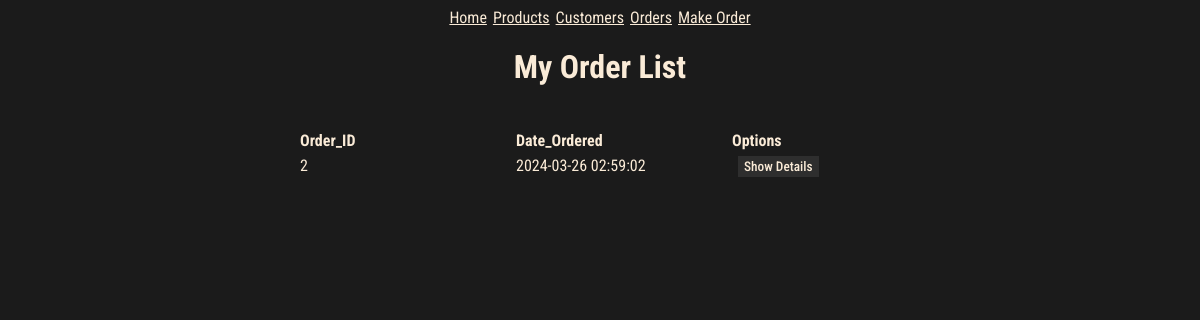
Before: /customer/7 with the older database file.
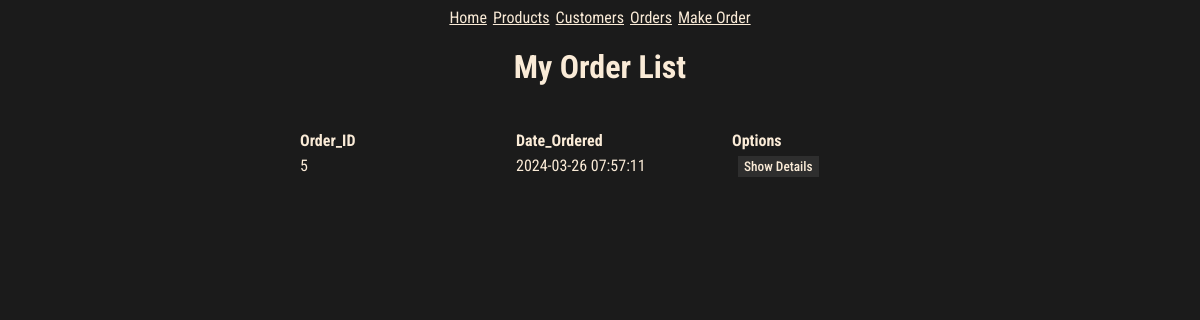
After: the same page with the newer database file.
### models.py (models this page shows, shortened)
class Order(db.Model):
    id = mapped_column(Integer, primary_key=True)
    customer_id = mapped_column(Integer, ForeignKey(Customer.id), nullable=False)
    customer = relationship("Customer", back_populates="orders")
    total = mapped_column(Numeric, nullable=False, default=0)
    items = relationship("ProductOrder", back_populates="order", cascade="all, delete-orphan")
    date_created = mapped_column(DateTime(timezone=True), default=func.now())
    processed = mapped_column(DateTime(timezone=True), nullable=True)
    def to_json(self):
        return {
            "id":self.id,
            "customer_id":self.customer_id,
            "date_created": self.date_created,
            "processed": self.processed,
        }

### app.py (the view)
@app.route("/customer/<int:customer_id>")
def customer_order(customer_id):
    statement = db.select(Order).filter_by(customer_id=customer_id)
    results = db.session.execute(statement)
    orders = []
    for order in results.scalars():
        json_record = Order.to_json(order)
        orders.append(json_record)
    return render_template("customer_orders.html", orders = orders)

### templates/customer_orders.html
{% extends "base.html" %}
{% block content %}
<h1>My Order List</h1>
<div class="container">
    <table>
        <thead>
            <tr>
                <th scope="col" width="90">Order_ID</th>
                <th scope="col" width="90">Date_Ordered</th>
                <th scope="col" width="70">Options</th>
            </tr>
        </thead>
        <tbody>
            {% for order in orders %}
            <tr>
                <td>{{ order.id }}</td>
                <td>{{ order.date_created }}</td>
                <td>
                    <a href="/order/{{order.id}}" class="btn">Show Details</a>
                </td>
            </tr>
            {% endfor %}
        </tbody>
    </table>
</div>
{% endblock %}

Changed rows visible on the page:
no longer on this page (row edited): Order: date_created "2024-03-26 02:59:02"
now on this page (row edited): Order: date_created "2024-03-26 07:57:11"
Other visible differences:
new list line: "5 Show Details"
list line gone: "2 Show Details"
